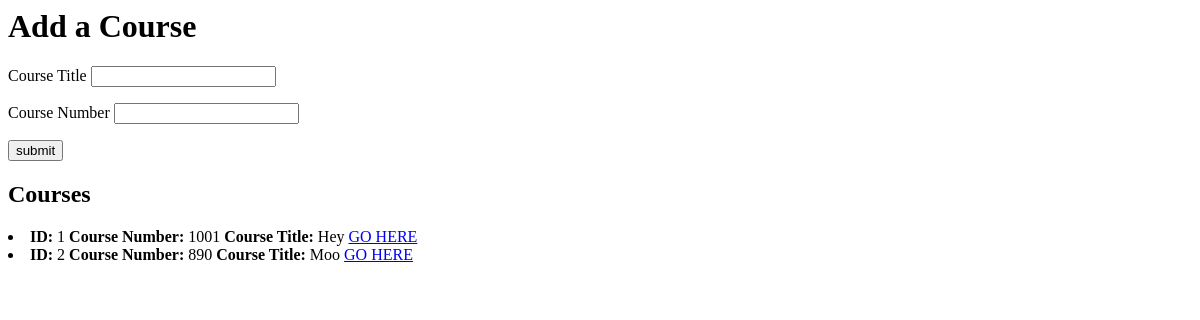
Before: / with the older database file.
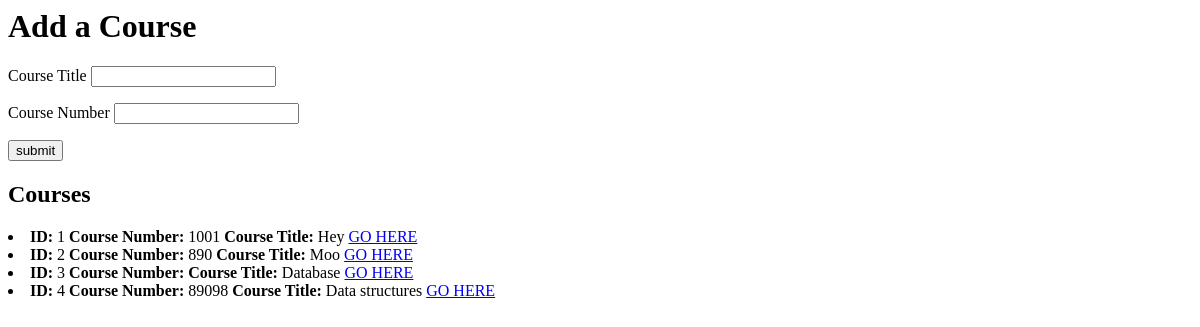
After: the same page with the newer database file.
### models.py (models this page shows, shortened)
class Course(db.Model):
    __tablename__="courses"
    id=db.Column(db.Integer,primary_key=True)
    course_number=db.Column(db.String, nullable=False)
    course_title=db.Column(db.String, nullable =False)
    students= db.relationship("RegisteredStudent", backref="courses",lazy=True)

### app.py (the view)
@app.route("/")
def index():
    courses=Course.query.all()
    return render_template("index.html",courses=courses)

### templates/index.html (shortened to what this page needs)
<html>
{% extends 'layout.html' %}
{% block body %}
<h1> Add a Course </h1>
<body>
  <form action="http://127.0.0.1:5000/add_course" method="POST">
    <p>Course Title <input type="text" name = "course_title"/></p>
    <p>Course Number <input type="text" name ="course_number" /> </p>
    <p><input type="submit" value = "submit"/></p>
  </form>
  <h2> Courses </h2>
  {% for i in courses %}
  <li><b>ID: </b>{{i.id}} <b>Course Number:</b> {{i.course_number}} <b>Course Title:</b> {{i.course_title}} <a href= {{url_for('register_student', course_id=i.id) }}> GO HERE </a> </li>
  {% endfor %}
</body>
{% endblock %}

Changed rows visible on the page:
added Course: id "3", course_title "Database"
added Course: id "4", course_number "89098", course_title "Data structures"
